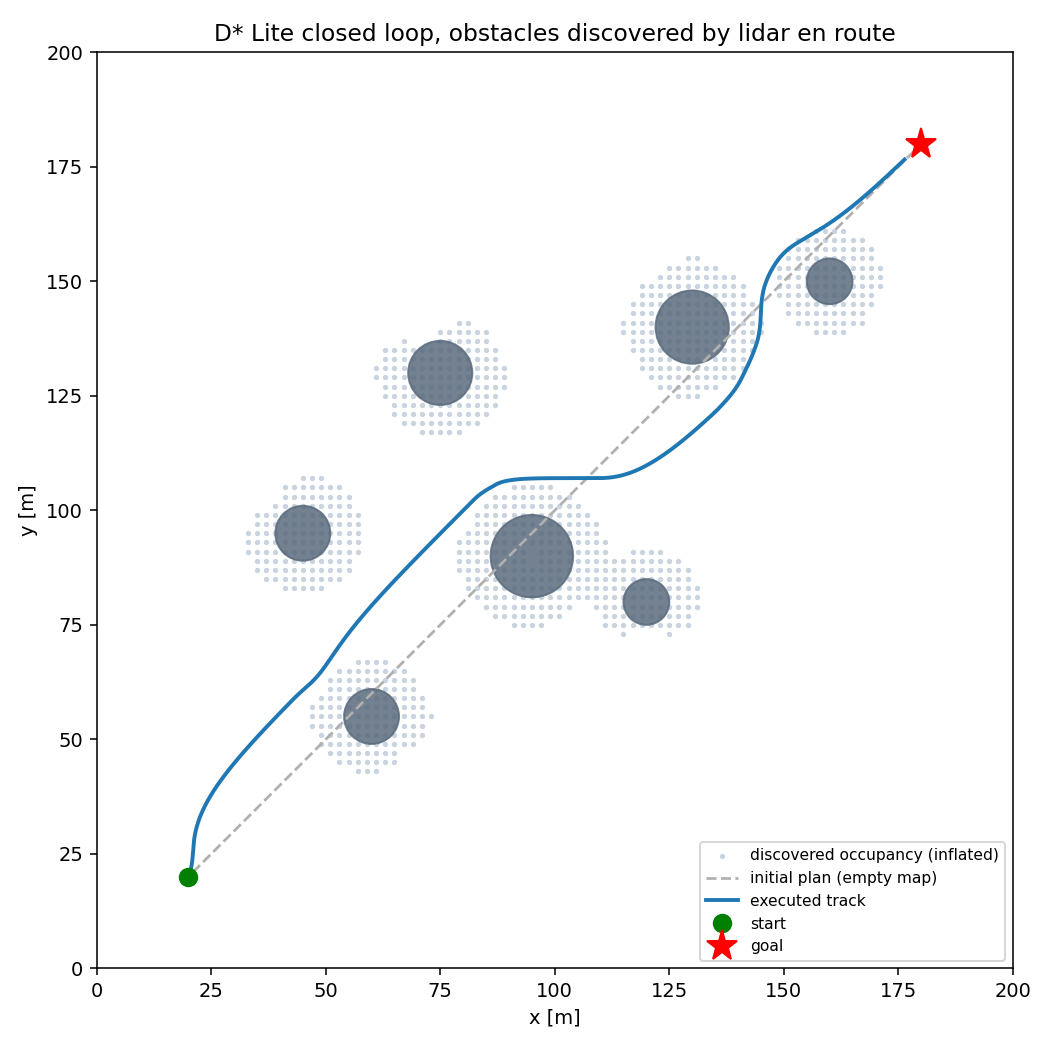

Source code (Python):
"""Closed-loop sanity run for the planner stack, without ROS or Gazebo.

A 3-DOF surface vessel, a simulated 2D lidar and the D* Lite planner from
njord_sim/njord_sim/dstar_lite.py, wired into the same loop shape the ROS nodes use:
scan -> occupancy grid -> plan -> line-of-sight guidance -> thrust -> motion.

The boat starts with an empty map, so every obstacle is discovered on the way
and every detour is a genuine replan. This is what you run before touching
Gazebo: if the planner cannot get a boat through here, no amount of
hydrodynamic fidelity will save it.

    python3 sandbox/headless_demo.py
"""

import json
import math
import os
import sys
import time

import matplotlib

matplotlib.use("Agg")
import matplotlib.pyplot as plt
import numpy as np

sys.path.insert(0, os.path.join(os.path.dirname(__file__), "..", "njord_sim"))
from njord_sim.dstar_lite import DStarLite, Grid

# ---------------------------------------------------------------------- #
# scenario
# ---------------------------------------------------------------------- #

WORLD = 200.0          # metres, square
RES = 2.0              # metres per grid cell
CELLS = int(WORLD / RES)
START = np.array([20.0, 20.0])
GOAL = np.array([180.0, 180.0])

# (x, y, radius) in metres. None of these are in the map at t=0.
OBSTACLES = [
    (60.0, 55.0, 6.0),
    (95.0, 90.0, 9.0),
    (120.0, 80.0, 5.0),
    (130.0, 140.0, 8.0),
    (75.0, 130.0, 7.0),
    (160.0, 150.0, 5.0),
    (45.0, 95.0, 6.0),
]

# vessel
MASS = 180.0
IZZ = 200.0
X_U = 40.0             # linear surge damping
N_R = 300.0            # linear yaw damping
BEAM = 1.8             # thruster separation, metres
T_MAX = 100.0          # newtons per thruster
DT = 0.05

# sensing
LIDAR_HZ = 5.0
LIDAR_RANGE = 50.0
LIDAR_BEAMS = 180
LIDAR_SIGMA = 0.15     # range noise, metres

# planning and control
INFLATION_CELLS = 3    # hull half-width plus safety margin
FOOTPRINT_CELLS = 2    # cells around the boat that are always kept free
LOOKAHEAD = 12.0
KP_PSI, KD_PSI = 900.0, 700.0
KP_U = 120.0
U_MAX = 4.0
GOAL_TOL = 5.0
TIMEOUT = 400.0


def wrap(angle):
    return (angle + math.pi) % (2 * math.pi) - math.pi


def to_cell(p):
    return (int(p[1] / RES), int(p[0] / RES))


def to_world(cell):
    return np.array([(cell[1] + 0.5) * RES, (cell[0] + 0.5) * RES])


# ---------------------------------------------------------------------- #
# simulated sensor
# ---------------------------------------------------------------------- #

_OBS = np.array(OBSTACLES)


def lidar_scan(pos, heading, rng):
    """Analytic ray/circle intersection. Returns hit points in world frame."""
    angles = heading + np.linspace(-math.pi, math.pi, LIDAR_BEAMS, endpoint=False)
    dirs = np.stack([np.cos(angles), np.sin(angles)], axis=1)      # (B, 2)
    m = _OBS[:, :2][None, :, :] - pos[None, None, :]                # (1, O, 2)
    proj = np.einsum("bi,boi->bo", dirs, np.broadcast_to(m, (LIDAR_BEAMS, len(_OBS), 2)))
    m2 = np.sum(m**2, axis=2)                                       # (1, O)
    disc = proj**2 - (m2 - _OBS[:, 2][None, :] ** 2)
    t = np.where(disc >= 0, proj - np.sqrt(np.maximum(disc, 0.0)), np.inf)
    t = np.where(t > 0, t, np.inf)
    ranges = np.min(t, axis=1)
    hit = ranges < LIDAR_RANGE
    if not np.any(hit):
        return np.empty((0, 2))
    ranges = ranges[hit] + rng.normal(0.0, LIDAR_SIGMA, size=hit.sum())
    return pos[None, :] + dirs[hit] * ranges[:, None]


# ---------------------------------------------------------------------- #
# map
# ---------------------------------------------------------------------- #


def _disc(centre, radius_cells):
    for dr in range(-radius_cells, radius_cells + 1):
        for dc in range(-radius_cells, radius_cells + 1):
            if dr * dr + dc * dc <= radius_cells**2:
                yield (centre[0] + dr, centre[1] + dc)


def integrate_scan(grid, hits, robot_cell):
    """Mark hits plus their inflation radius as blocked. Returns changed cells.

    The boat's own footprint is forced free every cycle. Without this, a track
    that clips the inflated ring around an obstacle walls the boat in and the
    planner correctly reports that no path exists, which looks like a planner
    bug but is a mapping bug. costmap_2d does the same thing.
    """
    changed = []
    footprint = {c for c in _disc(robot_cell, FOOTPRINT_CELLS) if grid.in_bounds(c)}

    for point in hits:
        for target in _disc(to_cell(point), INFLATION_CELLS):
            if not grid.in_bounds(target) or target in footprint:
                continue
            if grid.set_blocked(target, True):
                changed.append(target)

    for target in footprint:
        if grid.set_blocked(target, False):
            changed.append(target)
    return changed


# ---------------------------------------------------------------------- #
# guidance
# ---------------------------------------------------------------------- #


def lookahead_point(path_xy, pos):
    if len(path_xy) == 1:
        return path_xy[0]
    d = np.linalg.norm(path_xy - pos[None, :], axis=1)
    i = int(np.argmin(d))
    while i < len(path_xy) - 1 and np.linalg.norm(path_xy[i] - pos) < LOOKAHEAD:
        i += 1
    return path_xy[i]


# ---------------------------------------------------------------------- #
# main loop
# ---------------------------------------------------------------------- #


def run(seed=0, verbose=True, record_every=None):
    """record_every: capture a frame every N control steps, for sandbox/make_gif.py."""
    rng = np.random.default_rng(seed)
    grid = Grid(CELLS, CELLS)

    pos = START.copy()
    psi = math.atan2(GOAL[1] - START[1], GOAL[0] - START[0])
    u = 0.0
    r = 0.0

    planner = DStarLite(grid, to_cell(pos), to_cell(GOAL))
    planner.compute_shortest_path()

    trajectory = [pos.copy()]
    replans = 0
    plan_times = []
    min_clearance = math.inf
    t = 0.0
    next_scan = 0.0
    path_xy = np.array([to_world(c) for c in planner.path()]) if planner.path() else np.array([GOAL])
    first_plan = path_xy.copy()
    frames = []
    hits = np.empty((0, 2))
    step = 0

    while t < TIMEOUT:
        if t >= next_scan:
            next_scan += 1.0 / LIDAR_HZ
            hits = lidar_scan(pos, psi, rng)
            robot_cell = to_cell(pos)
            changed = integrate_scan(grid, hits, robot_cell)
            if changed:
                planner.update_start(robot_cell)
                planner.apply_changes(changed)
                t0 = time.perf_counter()
                planner.compute_shortest_path()
                plan_times.append(time.perf_counter() - t0)
                replans += 1
                cells = planner.path()
                if not cells:
                    if verbose:
                        print(f"  t={t:5.1f}s  no feasible path, aborting")
                    break
                path_xy = np.array([to_world(c) for c in cells])

        if record_every and step % record_every == 0:
            frames.append(
                {
                    "t": t,
                    "pos": pos.copy(),
                    "psi": psi,
                    "path": path_xy.copy(),
                    "hits": hits.copy(),
                    "blocked": set(grid.blocked),
                    "replans": replans,
                }
            )
        step += 1

        target = lookahead_point(path_xy, pos)
        psi_d = math.atan2(target[1] - pos[1], target[0] - pos[0])
        e = wrap(psi_d - psi)

        moment = KP_PSI * e - KD_PSI * r
        u_d = U_MAX * max(0.25, 1.0 - abs(e) / (math.pi / 2))
        thrust = KP_U * (u_d - u)

        left = np.clip(thrust / 2 - moment / BEAM, -T_MAX, T_MAX)
        right = np.clip(thrust / 2 + moment / BEAM, -T_MAX, T_MAX)
        thrust = left + right                    # actual, after saturation
        moment = (right - left) * BEAM / 2

        u += DT * (thrust - X_U * u) / MASS
        r += DT * (moment - N_R * r) / IZZ
        psi = wrap(psi + DT * r)
        pos = pos + DT * u * np.array([math.cos(psi), math.sin(psi)])

        trajectory.append(pos.copy())
        clearance = min(np.hypot(pos[0] - ox, pos[1] - oy) - orad for ox, oy, orad in OBSTACLES)
        min_clearance = min(min_clearance, clearance)
        t += DT

        if np.linalg.norm(pos - GOAL) < GOAL_TOL:
            break

    trajectory = np.array(trajectory)
    reached = bool(np.linalg.norm(pos - GOAL) < GOAL_TOL)
    metrics = {
        "seed": seed,
        "reached_goal": reached,
        "time_s": round(t, 2),
        "distance_travelled_m": round(float(np.sum(np.linalg.norm(np.diff(trajectory, axis=0), axis=1))), 1),
        "straight_line_m": round(float(np.linalg.norm(GOAL - START)), 1),
        "min_clearance_m": round(float(min_clearance), 2),
        "collision": bool(min_clearance < 0.0),
        "replans": replans,
        "max_plan_ms": round(max(plan_times) * 1e3, 1) if plan_times else 0.0,
        "mean_plan_ms": round(sum(plan_times) / len(plan_times) * 1e3, 1) if plan_times else 0.0,
    }
    return metrics, trajectory, first_plan, grid, frames


def plot(trajectory, first_plan, grid, path):
    fig, ax = plt.subplots(figsize=(7.5, 7.5))
    blocked = np.array([to_world(c) for c in grid.blocked]) if grid.blocked else np.empty((0, 2))
    if len(blocked):
        ax.scatter(blocked[:, 0], blocked[:, 1], s=3, c="#c9d4e0", label="discovered occupancy (inflated)")
    for ox, oy, orad in OBSTACLES:
        ax.add_patch(plt.Circle((ox, oy), orad, color="#5a6b7d", alpha=0.85))
    ax.plot(first_plan[:, 0], first_plan[:, 1], "--", c="#b0b0b0", lw=1.4, label="initial plan (empty map)")
    ax.plot(trajectory[:, 0], trajectory[:, 1], c="#1f77b4", lw=2.0, label="executed track")
    ax.plot(*START, "o", c="green", ms=9, label="start")
    ax.plot(*GOAL, "*", c="red", ms=16, label="goal")
    ax.set_xlim(0, WORLD)
    ax.set_ylim(0, WORLD)
    ax.set_aspect("equal")
    ax.set_xlabel("x [m]")
    ax.set_ylabel("y [m]")
    ax.set_title("D* Lite closed loop, obstacles discovered by lidar en route")
    ax.legend(loc="lower right", fontsize=8)
    fig.tight_layout()
    fig.savefig(path, dpi=140)


if __name__ == "__main__":
    all_metrics = []
    for seed in range(5):
        metrics, trajectory, first_plan, grid, _ = run(seed)
        all_metrics.append(metrics)
        print(
            f"seed {seed}: goal={'yes' if metrics['reached_goal'] else 'NO '} "
            f"t={metrics['time_s']:6.1f}s  travelled={metrics['distance_travelled_m']:6.1f}m "
            f"(straight {metrics['straight_line_m']}m)  min clearance={metrics['min_clearance_m']:6.2f}m  "
            f"replans={metrics['replans']:3d}  worst plan={metrics['max_plan_ms']:.1f}ms"
        )
        if seed == 0:
            out = os.path.join(os.path.dirname(__file__), "headless_demo.png")
            plot(trajectory, first_plan, grid, out)

    with open(os.path.join(os.path.dirname(__file__), "headless_metrics.json"), "w") as fh:
        json.dump(all_metrics, fh, indent=2)

    ok = all(m["reached_goal"] and not m["collision"] for m in all_metrics)
    print("\nPASS" if ok else "\nFAIL")
    sys.exit(0 if ok else 1)
